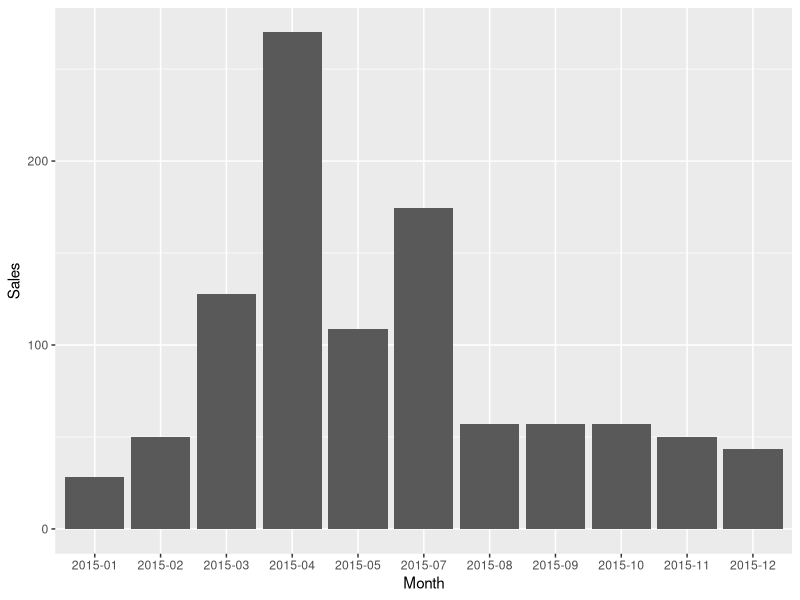
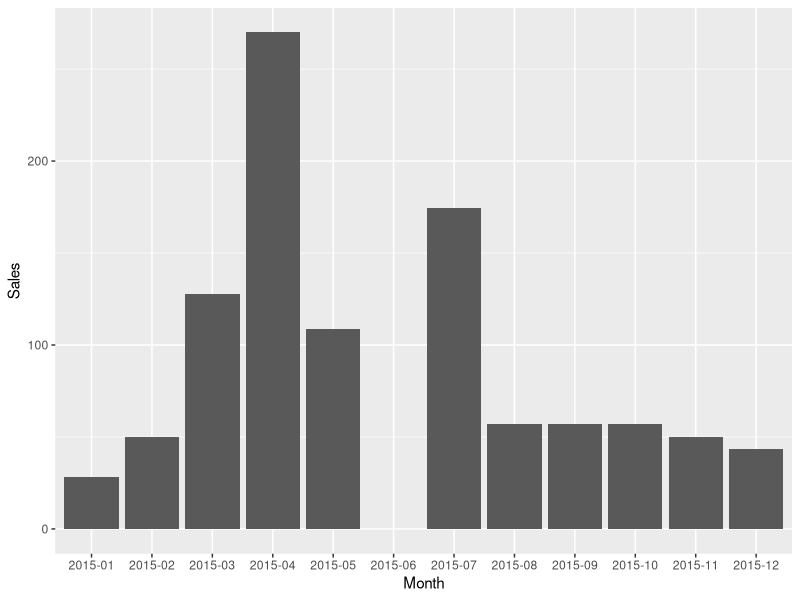
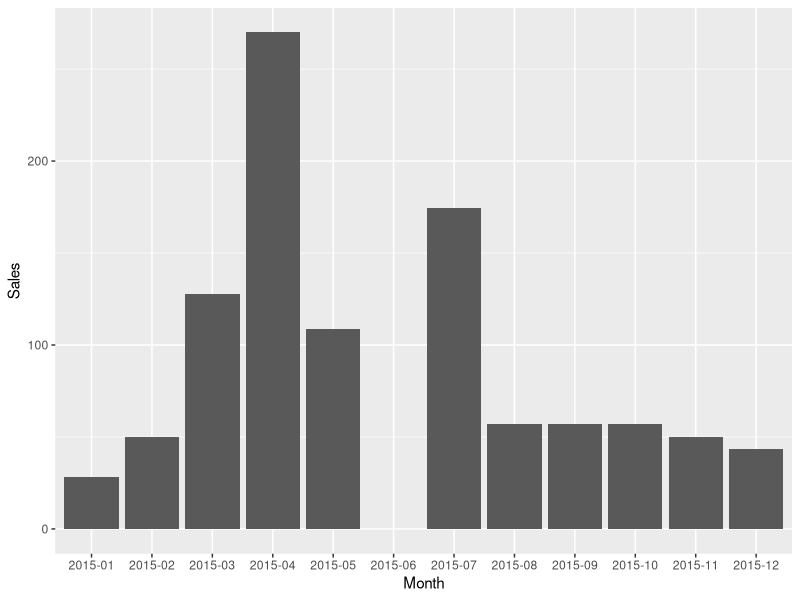
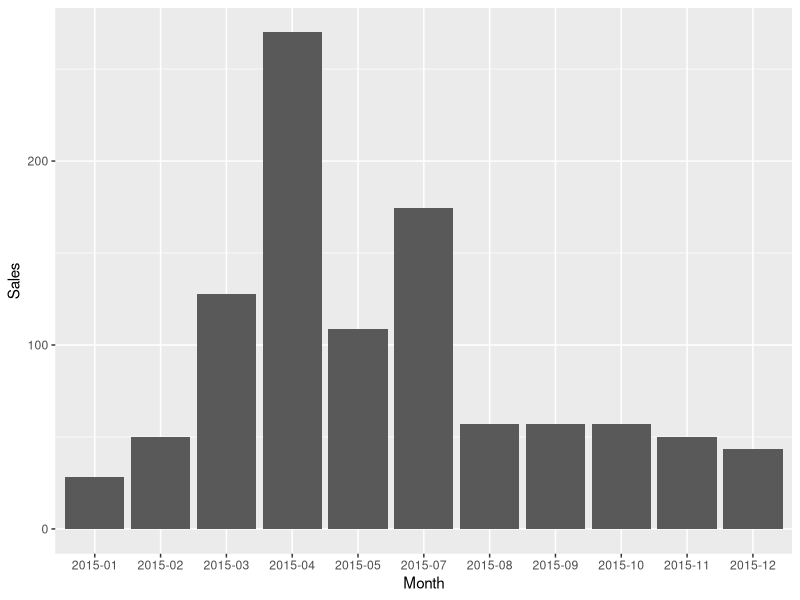

Write R code to recreate these figures, in order.
# ggplot2 demo of summarizing total sales by month

# This solution sues the cut method for dates

library(ggplot2)

# Generate N random dates between B = beginning date & E = ending date
B <- as.Date("2015-01-01") 
E <- as.Date("2015-12-31")
set.seed(1234) # This seed will fortuitously demonstrate months with no sales.
N = 20
# There are different ways to generate random dates between two dates. This
# way takes advantage of Dates in R being represented by integers representing
# the number of days since 1/1/1970.
Date <- as.Date(sample(as.numeric(B):as.numeric(E), N, replace = TRUE), 
                origin = as.Date("1970-01-01"))

# Generate N random sales amounts from a normal distribution
Sales <- rnorm(N, 50, 10)

# Put into a data.frame for convenience for ggplot, then plot it
df <- data.frame(Date = Date, Sales = Sales)
ggplot(data = df,
       aes(x = cut(Date, breaks = "month"), Sales)) +
  stat_summary(fun.y = sum, # adds up all observations for the month
               geom = "bar") + 
  labs(x = "Month") + 
  scale_x_discrete(labels = function(x) {format(as.Date(x), format = "%Y-%m")})
# The above has the advantage of missing 5, 6 10

# To force empty" sales for missing months, create NA "sale" amounts
# for all the months spanned by the Date's
# The best way to do that is to "cut" the Date values, then use the
# "levels" of the factor that is returned. See ...
as.Date(levels(cut(Date, breaks = "months", include.lowest = TRUE))) # works

# So create a "filler" data.frame with those dates and zero sales
filler <- data.frame(Date = as.Date(levels(cut(Date, breaks = "months"))),
                      Sales = NA)

# Now run ggplot with "filler" appended to the original data
ggplot(data = rbind(df, filler),
       aes(x = cut(Date, breaks = "month"), Sales)) +
  stat_summary(fun.y = sum, # adds up all observations for the month
               geom = "bar",
               na.rm = TRUE) + 
  labs(x = "Month") + 
  scale_x_discrete(labels = function(x) {format(as.Date(x), format = "%Y-%m")})


# This extra step can be optionally executed in a function

plotBarByMonth <- function(data, x, y, all.months = TRUE) {
  cutx <- cut(data[[x]], breaks = "month")
  newdata <- data.frame(cutx = cutx, y = data[[y]])
  if (all.months) {
    levx <- levels(cutx)
    newdata <- rbind(newdata,
                     data.frame(cutx = factor(levx),
                                y = rep(as.numeric(NA), length(levx))))
  } 
  ggplot(data = newdata, aes(x = cutx, y = y)) +
    stat_summary(fun.y = sum, geom = "bar", na.rm = TRUE) +
    labs(x = "Month", y = y) +
    scale_x_discrete(labels = function(x) {format(as.Date(x), format = "%Y-%m")})
}


plotBarByMonth(df, "Date", "Sales")
plotBarByMonth(df, "Date", "Sales", all.months = FALSE)
